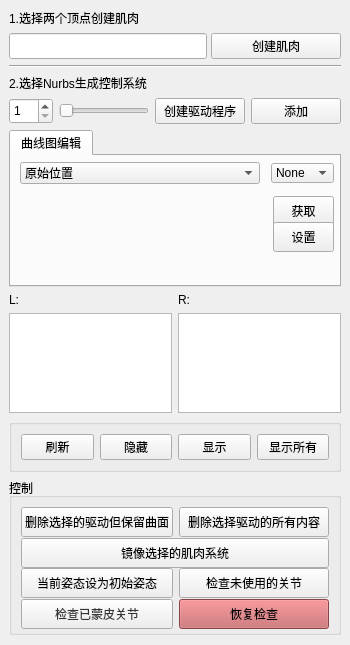
<?xml version="1.0" encoding="UTF-8"?>
<ui version="4.0">
 <class>MainWindow</class>
 <widget class="QMainWindow" name="MainWindow">
  <property name="geometry">
   <rect>
    <x>0</x>
    <y>0</y>
    <width>350</width>
    <height>645</height>
   </rect>
  </property>
  <property name="minimumSize">
   <size>
    <width>350</width>
    <height>645</height>
   </size>
  </property>
  <property name="windowTitle">
   <string>肌肉关节系统(我東汉化版)</string>
  </property>
  <widget class="QWidget" name="centralwidget">
   <layout class="QVBoxLayout" name="verticalLayout">
    <item>
     <widget class="QLabel" name="label">
      <property name="text">
       <string>1.选择两个顶点创建肌肉</string>
      </property>
     </widget>
    </item>
    <item>
     <layout class="QHBoxLayout" name="horizontalLayout_2" stretch="0,0">
      <property name="spacing">
       <number>4</number>
      </property>
      <item>
       <widget class="QLineEdit" name="Mjs_name_input">
        <property name="sizePolicy">
         <sizepolicy hsizetype="Preferred" vsizetype="Preferred">
          <horstretch>0</horstretch>
          <verstretch>0</verstretch>
         </sizepolicy>
        </property>
        <property name="minimumSize">
         <size>
          <width>170</width>
          <height>0</height>
         </size>
        </property>
        <property name="maximumSize">
         <size>
          <width>16777215</width>
          <height>16777215</height>
         </size>
        </property>
       </widget>
      </item>
      <item>
       <widget class="QPushButton" name="Mjs_CreateNurb">
        <property name="sizePolicy">
         <sizepolicy hsizetype="Preferred" vsizetype="Preferred">
          <horstretch>0</horstretch>
          <verstretch>0</verstretch>
         </sizepolicy>
        </property>
        <property name="minimumSize">
         <size>
          <width>0</width>
          <height>0</height>
         </size>
        </property>
        <property name="maximumSize">
         <size>
          <width>130</width>
          <height>16777215</height>
         </size>
        </property>
        <property name="text">
         <string>创建肌肉</string>
        </property>
       </widget>
      </item>
     </layout>
    </item>
    <item>
     <widget class="Line" name="line">
      <property name="orientation">
       <enum>Qt::Horizontal</enum>
      </property>
     </widget>
    </item>
    <item>
     <widget class="QLabel" name="label_2">
      <property name="sizePolicy">
       <sizepolicy hsizetype="Preferred" vsizetype="Fixed">
        <horstretch>0</horstretch>
        <verstretch>0</verstretch>
       </sizepolicy>
      </property>
      <property name="maximumSize">
       <size>
        <width>16777215</width>
        <height>30</height>
       </size>
      </property>
      <property name="text">
       <string>2.选择Nurbs生成控制系统</string>
      </property>
     </widget>
    </item>
    <item>
     <layout class="QHBoxLayout" name="horizontalLayout">
      <item>
       <widget class="QSpinBox" name="Mjs_Slider_Num">
        <property name="sizePolicy">
         <sizepolicy hsizetype="Maximum" vsizetype="Preferred">
          <horstretch>0</horstretch>
          <verstretch>0</verstretch>
         </sizepolicy>
        </property>
        <property name="minimumSize">
         <size>
          <width>44</width>
          <height>0</height>
         </size>
        </property>
        <property name="maximumSize">
         <size>
          <width>16777215</width>
          <height>16777215</height>
         </size>
        </property>
        <property name="minimum">
         <number>1</number>
        </property>
        <property name="maximum">
         <number>50</number>
        </property>
       </widget>
      </item>
      <item>
       <widget class="QSlider" name="Mjs_slider">
        <property name="sizePolicy">
         <sizepolicy hsizetype="Preferred" vsizetype="Preferred">
          <horstretch>0</horstretch>
          <verstretch>0</verstretch>
         </sizepolicy>
        </property>
        <property name="minimumSize">
         <size>
          <width>60</width>
          <height>0</height>
         </size>
        </property>
        <property name="maximumSize">
         <size>
          <width>16777215</width>
          <height>16777215</height>
         </size>
        </property>
        <property name="minimum">
         <number>1</number>
        </property>
        <property name="maximum">
         <number>50</number>
        </property>
        <property name="orientation">
         <enum>Qt::Horizontal</enum>
        </property>
       </widget>
      </item>
      <item>
       <widget class="QPushButton" name="Mjs_CreateDrv">
        <property name="sizePolicy">
         <sizepolicy hsizetype="Preferred" vsizetype="Preferred">
          <horstretch>0</horstretch>
          <verstretch>0</verstretch>
         </sizepolicy>
        </property>
        <property name="maximumSize">
         <size>
          <width>120</width>
          <height>16777215</height>
         </size>
        </property>
        <property name="text">
         <string>创建驱动程序</string>
        </property>
       </widget>
      </item>
      <item>
       <widget class="QPushButton" name="Mjs_CreateDrv_add">
        <property name="sizePolicy">
         <sizepolicy hsizetype="Preferred" vsizetype="Preferred">
          <horstretch>0</horstretch>
          <verstretch>0</verstretch>
         </sizepolicy>
        </property>
        <property name="minimumSize">
         <size>
          <width>40</width>
          <height>0</height>
         </size>
        </property>
        <property name="maximumSize">
         <size>
          <width>120</width>
          <height>16777215</height>
         </size>
        </property>
        <property name="text">
         <string>添加</string>
        </property>
       </widget>
      </item>
     </layout>
    </item>
    <item>
     <widget class="QTabWidget" name="Mjs_Tab">
      <property name="sizePolicy">
       <sizepolicy hsizetype="Preferred" vsizetype="Preferred">
        <horstretch>0</horstretch>
        <verstretch>0</verstretch>
       </sizepolicy>
      </property>
      <property name="minimumSize">
       <size>
        <width>0</width>
        <height>0</height>
       </size>
      </property>
      <property name="maximumSize">
       <size>
        <width>16777215</width>
        <height>16777215</height>
       </size>
      </property>
      <property name="currentIndex">
       <number>0</number>
      </property>
      <widget class="QWidget" name="tab_2">
       <attribute name="title">
        <string>曲线图编辑</string>
       </attribute>
       <layout class="QGridLayout" name="gridLayout_2">
        <property name="leftMargin">
         <number>2</number>
        </property>
        <property name="topMargin">
         <number>6</number>
        </property>
        <property name="rightMargin">
         <number>5</number>
        </property>
        <property name="bottomMargin">
         <number>10</number>
        </property>
        <property name="spacing">
         <number>4</number>
        </property>
        <item row="3" column="1">
         <widget class="QPushButton" name="Mjs_curveEdit_get">
          <property name="sizePolicy">
           <sizepolicy hsizetype="Fixed" vsizetype="Fixed">
            <horstretch>0</horstretch>
            <verstretch>0</verstretch>
           </sizepolicy>
          </property>
          <property name="minimumSize">
           <size>
            <width>61</width>
            <height>30</height>
           </size>
          </property>
          <property name="maximumSize">
           <size>
            <width>61</width>
            <height>16777215</height>
           </size>
          </property>
          <property name="text">
           <string>获取</string>
          </property>
         </widget>
        </item>
        <item row="0" column="0" colspan="2">
         <layout class="QHBoxLayout" name="horizontalLayout_3">
          <property name="spacing">
           <number>11</number>
          </property>
          <property name="leftMargin">
           <number>7</number>
          </property>
          <item>
           <widget class="QComboBox" name="Mjs_CurveEdit_sort_name">
            <property name="sizePolicy">
             <sizepolicy hsizetype="Expanding" vsizetype="Fixed">
              <horstretch>0</horstretch>
              <verstretch>0</verstretch>
             </sizepolicy>
            </property>
            <property name="currentText">
             <string>原始位置</string>
            </property>
            <item>
             <property name="text">
              <string>原始位置</string>
             </property>
            </item>
            <item>
             <property name="text">
              <string>拉取最小衰减</string>
             </property>
            </item>
            <item>
             <property name="text">
              <string>推送最小衰减</string>
             </property>
            </item>
           </widget>
          </item>
          <item>
           <widget class="QComboBox" name="Mjs_CurveEdit_SmoothSort_orig">
            <property name="maximumSize">
             <size>
              <width>63</width>
              <height>20</height>
             </size>
            </property>
            <item>
             <property name="text">
              <string>None</string>
             </property>
            </item>
            <item>
             <property name="text">
              <string>线性</string>
             </property>
            </item>
            <item>
             <property name="text">
              <string>平滑</string>
             </property>
            </item>
            <item>
             <property name="text">
              <string>样条线</string>
             </property>
            </item>
           </widget>
          </item>
         </layout>
        </item>
        <item row="1" column="0" rowspan="7">
         <layout class="QVBoxLayout" name="Mjs_CurveEditLayout">
          <property name="spacing">
           <number>0</number>
          </property>
          <property name="topMargin">
           <number>0</number>
          </property>
         </layout>
        </item>
        <item row="4" column="1">
         <widget class="QPushButton" name="Mjs_curveEdit_set">
          <property name="enabled">
           <bool>true</bool>
          </property>
          <property name="sizePolicy">
           <sizepolicy hsizetype="Fixed" vsizetype="Fixed">
            <horstretch>0</horstretch>
            <verstretch>0</verstretch>
           </sizepolicy>
          </property>
          <property name="minimumSize">
           <size>
            <width>61</width>
            <height>30</height>
           </size>
          </property>
          <property name="maximumSize">
           <size>
            <width>61</width>
            <height>16777215</height>
           </size>
          </property>
          <property name="text">
           <string>设置</string>
          </property>
          <property name="default">
           <bool>false</bool>
          </property>
         </widget>
        </item>
        <item row="6" column="1">
         <widget class="QLabel" name="label_5">
          <property name="minimumSize">
           <size>
            <width>0</width>
            <height>20</height>
           </size>
          </property>
          <property name="text">
           <string/>
          </property>
         </widget>
        </item>
       </layout>
      </widget>
     </widget>
    </item>
    <item>
     <layout class="QHBoxLayout" name="horizontalLayout_5">
      <item>
       <widget class="QLabel" name="label_4">
        <property name="text">
         <string>L:</string>
        </property>
       </widget>
      </item>
      <item>
       <widget class="QLabel" name="label_3">
        <property name="text">
         <string>R:</string>
        </property>
       </widget>
      </item>
     </layout>
    </item>
    <item>
     <layout class="QHBoxLayout" name="horizontalLayout_4" stretch="0,0">
      <item>
       <widget class="QListWidget" name="Mjs_list">
        <property name="sizePolicy">
         <sizepolicy hsizetype="Preferred" vsizetype="Preferred">
          <horstretch>0</horstretch>
          <verstretch>0</verstretch>
         </sizepolicy>
        </property>
        <property name="minimumSize">
         <size>
          <width>0</width>
          <height>100</height>
         </size>
        </property>
        <property name="maximumSize">
         <size>
          <width>16777215</width>
          <height>16777215</height>
         </size>
        </property>
       </widget>
      </item>
      <item>
       <widget class="QListWidget" name="Mjs_list_2">
        <property name="sizePolicy">
         <sizepolicy hsizetype="Preferred" vsizetype="Preferred">
          <horstretch>0</horstretch>
          <verstretch>0</verstretch>
         </sizepolicy>
        </property>
        <property name="minimumSize">
         <size>
          <width>0</width>
          <height>100</height>
         </size>
        </property>
        <property name="maximumSize">
         <size>
          <width>16777215</width>
          <height>16777215</height>
         </size>
        </property>
       </widget>
      </item>
     </layout>
    </item>
    <item>
     <widget class="QGroupBox" name="groupBox">
      <property name="title">
       <string/>
      </property>
      <layout class="QHBoxLayout" name="horizontalLayout_7">
       <item>
        <widget class="QPushButton" name="Mjs_refresh">
         <property name="sizePolicy">
          <sizepolicy hsizetype="Preferred" vsizetype="Preferred">
           <horstretch>0</horstretch>
           <verstretch>0</verstretch>
          </sizepolicy>
         </property>
         <property name="minimumSize">
          <size>
           <width>0</width>
           <height>0</height>
          </size>
         </property>
         <property name="maximumSize">
          <size>
           <width>16777215</width>
           <height>16777215</height>
          </size>
         </property>
         <property name="text">
          <string>刷新</string>
         </property>
        </widget>
       </item>
       <item>
        <widget class="QPushButton" name="Mjs_refresh_hide">
         <property name="sizePolicy">
          <sizepolicy hsizetype="Preferred" vsizetype="Preferred">
           <horstretch>0</horstretch>
           <verstretch>0</verstretch>
          </sizepolicy>
         </property>
         <property name="minimumSize">
          <size>
           <width>0</width>
           <height>0</height>
          </size>
         </property>
         <property name="text">
          <string>隐藏</string>
         </property>
        </widget>
       </item>
       <item>
        <widget class="QPushButton" name="Mjs_refresh_hideshow">
         <property name="sizePolicy">
          <sizepolicy hsizetype="Preferred" vsizetype="Preferred">
           <horstretch>0</horstretch>
           <verstretch>0</verstretch>
          </sizepolicy>
         </property>
         <property name="minimumSize">
          <size>
           <width>0</width>
           <height>0</height>
          </size>
         </property>
         <property name="text">
          <string>显示</string>
         </property>
        </widget>
       </item>
       <item>
        <widget class="QPushButton" name="Mjs_refresh_hideshowAll">
         <property name="sizePolicy">
          <sizepolicy hsizetype="Preferred" vsizetype="Preferred">
           <horstretch>0</horstretch>
           <verstretch>0</verstretch>
          </sizepolicy>
         </property>
         <property name="minimumSize">
          <size>
           <width>0</width>
           <height>0</height>
          </size>
         </property>
         <property name="maximumSize">
          <size>
           <width>16777215</width>
           <height>16777215</height>
          </size>
         </property>
         <property name="text">
          <string>显示所有</string>
         </property>
        </widget>
       </item>
      </layout>
     </widget>
    </item>
    <item>
     <widget class="QGroupBox" name="groupBox_2">
      <property name="title">
       <string>控制</string>
      </property>
      <layout class="QVBoxLayout" name="verticalLayout_2">
       <item>
        <layout class="QGridLayout" name="gridLayout_4" rowminimumheight="0,0,0,0">
         <property name="verticalSpacing">
          <number>6</number>
         </property>
         <item row="2" column="1">
          <widget class="QPushButton" name="Mjs_check_unuse">
           <property name="sizePolicy">
            <sizepolicy hsizetype="Preferred" vsizetype="Preferred">
             <horstretch>0</horstretch>
             <verstretch>0</verstretch>
            </sizepolicy>
           </property>
           <property name="minimumSize">
            <size>
             <width>0</width>
             <height>30</height>
            </size>
           </property>
           <property name="maximumSize">
            <size>
             <width>16777215</width>
             <height>16777215</height>
            </size>
           </property>
           <property name="text">
            <string>检查未使用的关节</string>
           </property>
          </widget>
         </item>
         <item row="2" column="0">
          <widget class="QPushButton" name="Mjs_rebind">
           <property name="sizePolicy">
            <sizepolicy hsizetype="Preferred" vsizetype="Preferred">
             <horstretch>0</horstretch>
             <verstretch>0</verstretch>
            </sizepolicy>
           </property>
           <property name="minimumSize">
            <size>
             <width>0</width>
             <height>30</height>
            </size>
           </property>
           <property name="maximumSize">
            <size>
             <width>16777215</width>
             <height>60</height>
            </size>
           </property>
           <property name="text">
            <string>当前姿态设为初始姿态</string>
           </property>
          </widget>
         </item>
         <item row="1" column="0" colspan="2">
          <widget class="QPushButton" name="Mjs_Mirror">
           <property name="sizePolicy">
            <sizepolicy hsizetype="Preferred" vsizetype="Preferred">
             <horstretch>0</horstretch>
             <verstretch>0</verstretch>
            </sizepolicy>
           </property>
           <property name="minimumSize">
            <size>
             <width>0</width>
             <height>30</height>
            </size>
           </property>
           <property name="maximumSize">
            <size>
             <width>16777215</width>
             <height>60</height>
            </size>
           </property>
           <property name="text">
            <string>镜像选择的肌肉系统</string>
           </property>
          </widget>
         </item>
         <item row="0" column="1">
          <widget class="QPushButton" name="Mjs_Dl_all">
           <property name="sizePolicy">
            <sizepolicy hsizetype="Preferred" vsizetype="Preferred">
             <horstretch>0</horstretch>
             <verstretch>0</verstretch>
            </sizepolicy>
           </property>
           <property name="minimumSize">
            <size>
             <width>0</width>
             <height>30</height>
            </size>
           </property>
           <property name="maximumSize">
            <size>
             <width>16777215</width>
             <height>60</height>
            </size>
           </property>
           <property name="text">
            <string>删除选择驱动的所有内容</string>
           </property>
          </widget>
         </item>
         <item row="0" column="0">
          <widget class="QPushButton" name="Mjs_Dl">
           <property name="sizePolicy">
            <sizepolicy hsizetype="Preferred" vsizetype="Preferred">
             <horstretch>0</horstretch>
             <verstretch>0</verstretch>
            </sizepolicy>
           </property>
           <property name="minimumSize">
            <size>
             <width>0</width>
             <height>30</height>
            </size>
           </property>
           <property name="maximumSize">
            <size>
             <width>16777215</width>
             <height>16777215</height>
            </size>
           </property>
           <property name="text">
            <string>删除选择的驱动但保留曲面</string>
           </property>
          </widget>
         </item>
         <item row="3" column="0">
          <widget class="QPushButton" name="Mjs_check">
           <property name="sizePolicy">
            <sizepolicy hsizetype="Preferred" vsizetype="Preferred">
             <horstretch>0</horstretch>
             <verstretch>0</verstretch>
            </sizepolicy>
           </property>
           <property name="minimumSize">
            <size>
             <width>0</width>
             <height>30</height>
            </size>
           </property>
           <property name="maximumSize">
            <size>
             <width>16777215</width>
             <height>60</height>
            </size>
           </property>
           <property name="autoFillBackground">
            <bool>false</bool>
           </property>
           <property name="styleSheet">
            <string notr="true">background-color: rgb(238, 238, 238);
color: rgb(52, 52, 52);</string>
           </property>
           <property name="text">
            <string>检查已蒙皮关节</string>
           </property>
          </widget>
         </item>
         <item row="3" column="1">
          <widget class="QPushButton" name="Mjs_recheck">
           <property name="sizePolicy">
            <sizepolicy hsizetype="Preferred" vsizetype="Preferred">
             <horstretch>0</horstretch>
             <verstretch>0</verstretch>
            </sizepolicy>
           </property>
           <property name="minimumSize">
            <size>
             <width>0</width>
             <height>30</height>
            </size>
           </property>
           <property name="maximumSize">
            <size>
             <width>16777215</width>
             <height>60</height>
            </size>
           </property>
           <property name="styleSheet">
            <string notr="true">background-color: rgb(194, 95, 97);</string>
           </property>
           <property name="text">
            <string>恢复检查</string>
           </property>
          </widget>
         </item>
        </layout>
       </item>
      </layout>
     </widget>
    </item>
    <item>
     <spacer name="verticalSpacer">
      <property name="orientation">
       <enum>Qt::Vertical</enum>
      </property>
      <property name="sizeHint" stdset="0">
       <size>
        <width>20</width>
        <height>40</height>
       </size>
      </property>
     </spacer>
    </item>
   </layout>
  </widget>
 </widget>
 <resources/>
 <connections/>
</ui>
